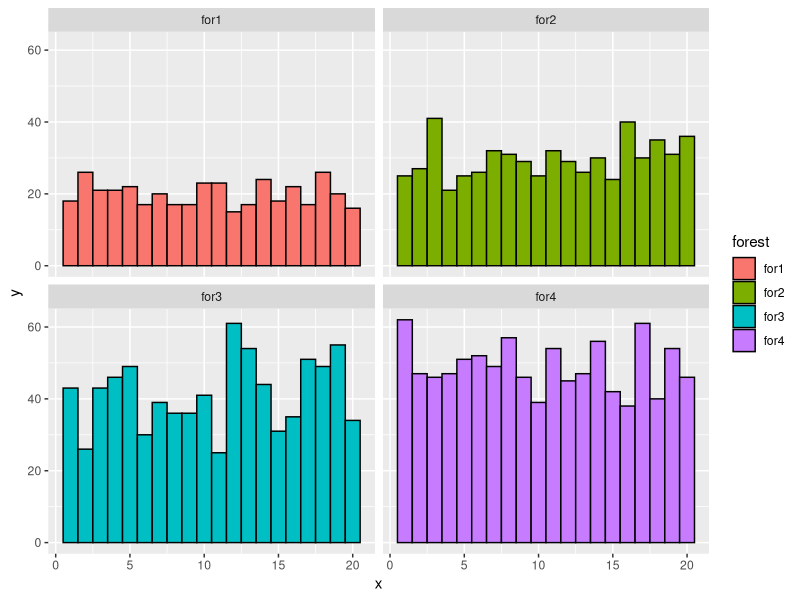
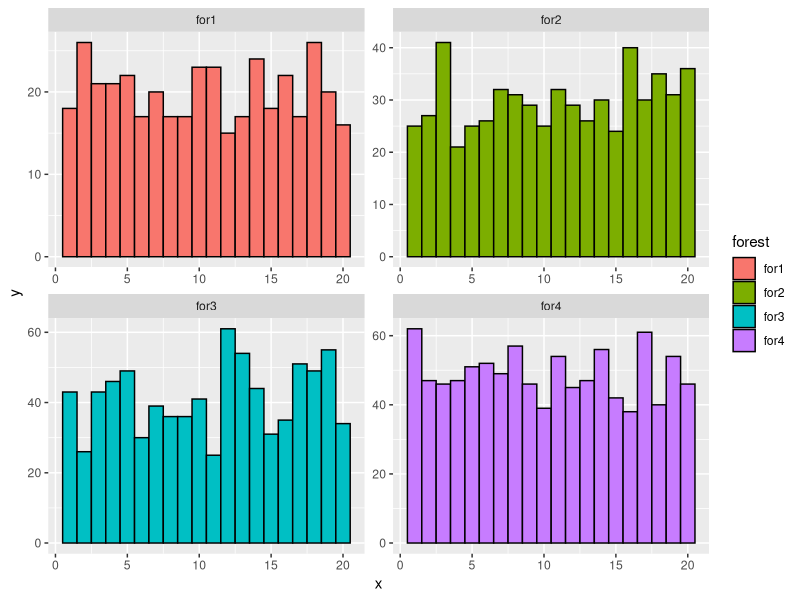
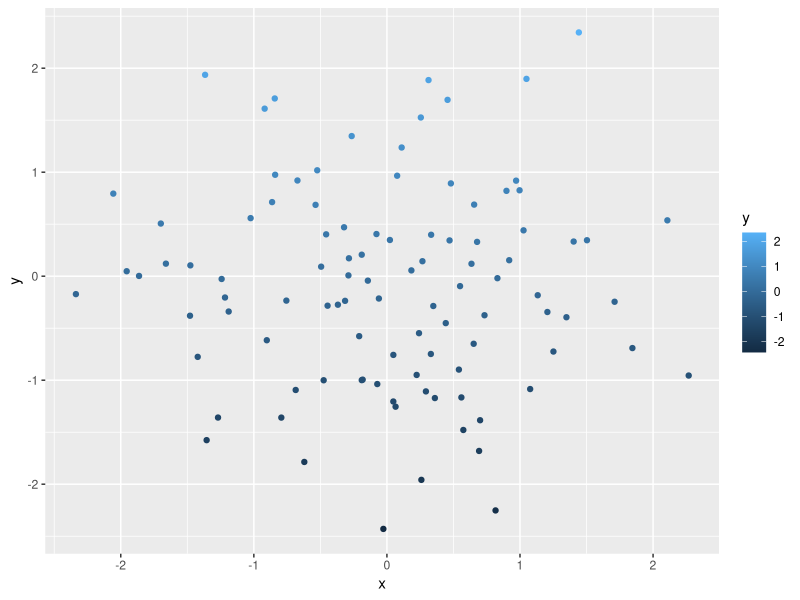
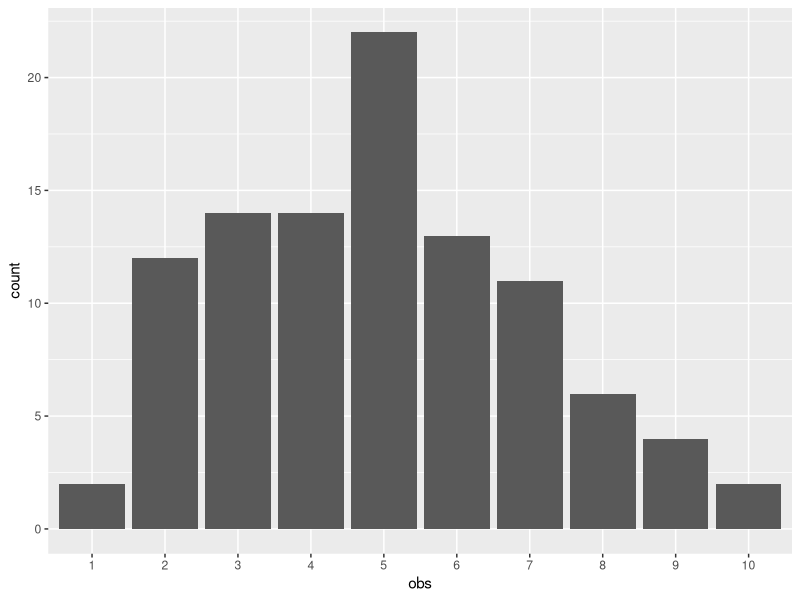
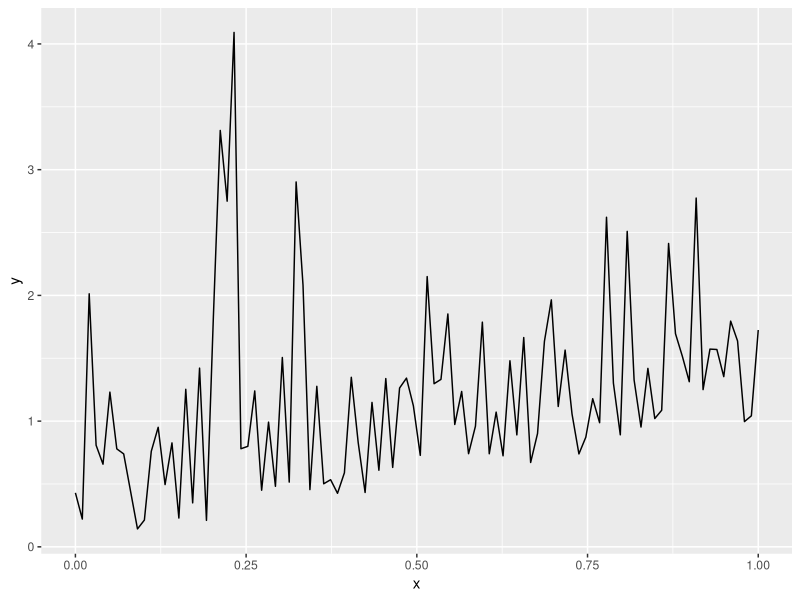
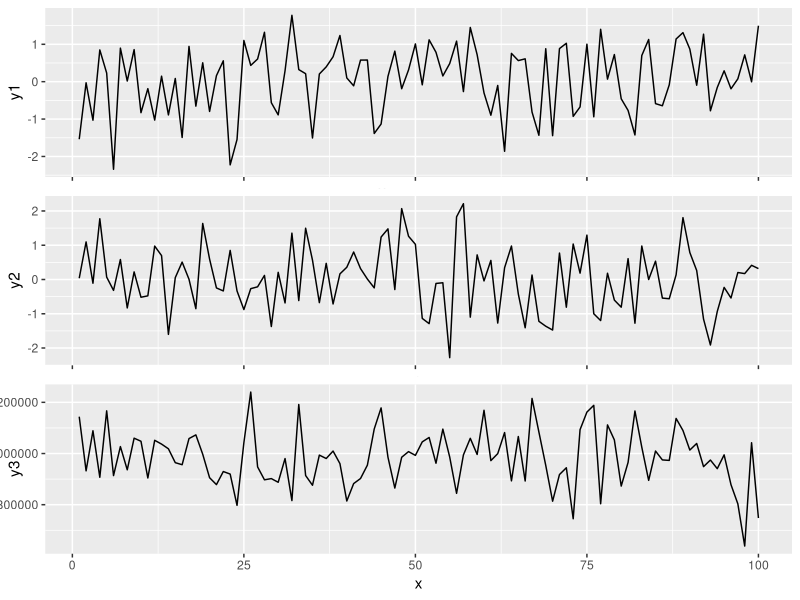

Generate these figures, in order, with R:
require(ggplot2)
require(gridExtra)

# Facets from same data set -----------------------------------------------

dat1 = data.frame(
  forest = rep(c("for1", "for2", "for3", "for4"), each = 20),
  x = rep(1:20, 4),
  y = c(
    rpois(n = 20, lambda = 20),
    rpois(n = 20, lambda = 30),
    rpois(n = 20, lambda = 40),
    rpois(n = 20, lambda = 50)))


gg1 = ggplot(data = dat1, aes(x = x, y = y, color = forest))
f1 = facet_wrap(~forest, ncol = 2)
gg1 + f1 + geom_bar(stat = "identity", aes(fill = forest), color = 1, width = 1)

# with different scales in each facet
f2 = facet_wrap (~ forest, ncol = 2, scales = "free")

grid.arrange(gg1 + f2 + geom_bar(stat = "identity", aes(fill = forest), color = 1, width = 1), nrow = 1)



# facets from different data sets -----------------------------------------

# use grid.arrange() from gridExtra
# https://cran.r-project.org/web/packages/egg/vignettes/Ecosystem.html

d1 = data.frame(x = rnorm(100), y = rnorm(100))
d2 = data.frame(x = 1:100, obs = factor(rpois(100, lambda = 5)))
d3 = data.frame(x = seq(0, 1, length.out = 100), y = rexp(n = 100, 1.5) + seq(0, 1, length.out = 100))

g1 = ggplot(d1, aes(x, y, color = y)) + geom_point(); g1
g2 = ggplot(d2, aes(x = obs)) + geom_bar(stat = "count"); g2
g3 = ggplot(d3, aes(x, y)) + geom_line(); g3

grid.arrange(g1, g2, g3, nrow = 3)


# Different data sets, common x-axis, aligned.  Use grid and gtable ----------------------------
require(grid)
require(gridExtra)
require(gtable)
require(ggplot2)

x = 1:100
d1 = data.frame(x = x, y1 = rnorm(100), y2 = rnorm(n = 100, mean = 1e-10), y3 = rnorm(n = 100, mean = 1e10, sd = 1e5))
g1 = ggplot(d1, aes(x = x))

# create a theme with no x-axis label to use on all but the lowest panel
t1 =  theme(axis.text.x = element_blank(), axis.title.x = element_blank())
gg1 = g1 + geom_line(aes(y = y1)) + t1
gg2 = g1 + geom_line(aes(y = y2)) + t1
gg3 = g1 + geom_line(aes(y = y3))


gb1 = ggplotGrob(gg1)
gb2 = ggplotGrob(gg2)
gb3 = ggplotGrob(gg3)


gg5 = rbind(gb1, gb2, gb3, size = "first")
grid.draw(gg5)
